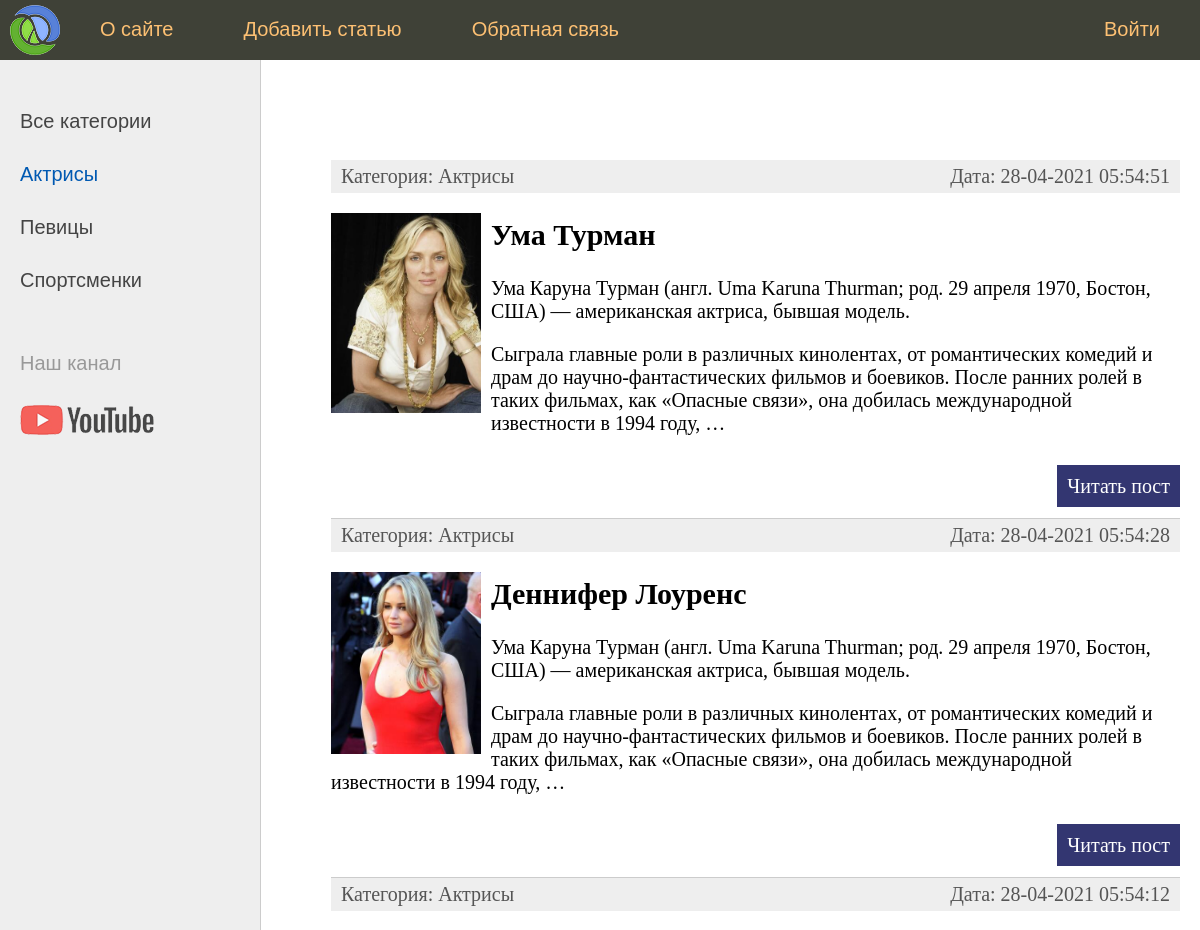
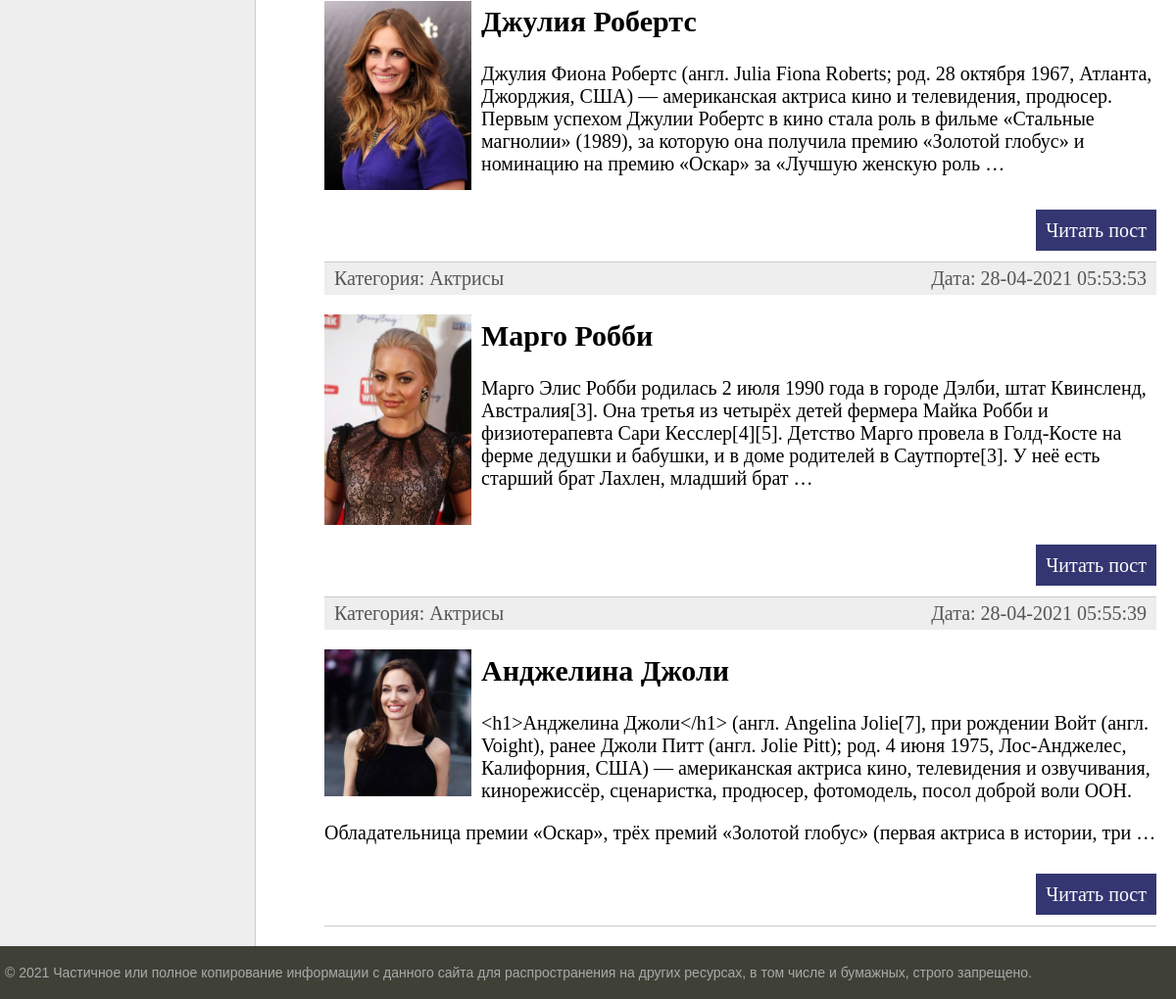
Page /category/1/ on the committed database (2 pictures, top to bottom).
### women/models.py (models this page shows, shortened)
class Category(models.Model):
    name = models.CharField(max_length=100, db_index=True, verbose_name="Категория")
    def __str__(self):
        return self.name
    def get_absolute_url(self):
        return reverse('category', kwargs={'cat_id': self.pk})
    class Meta:
        verbose_name = 'Категория'
        verbose_name_plural = 'Категории'
        ordering = ['id']

class Women(models.Model):
    title = models.CharField(max_length=255, verbose_name="Заголовок")
    content = models.TextField(blank=True, verbose_name="Текст статьи")
    photo = models.ImageField(upload_to="photos/%Y/%m/%d/", verbose_name="Фото")
    time_create = models.DateTimeField(auto_now_add=True, verbose_name="Время создания")
    time_update = models.DateTimeField(auto_now=True, verbose_name="Время изменения")
    is_published = models.BooleanField(default=True, verbose_name="Публикация")
    cat = models.ForeignKey('Category', on_delete=models.PROTECT, null=True, verbose_name="Категории")
    def get_absolute_url(self):
        return reverse('post', kwargs={'post_id': self.pk})
    class Meta:
        verbose_name = 'Известные женщины'
        verbose_name_plural = 'Известные женщины'
        ordering = ['-time_create', 'title']

### women/views.py (the view)
# urls.py: path('category/<int:cat_id>/', show_category, name='category'),
def show_category(request, cat_id):
    posts = Women.objects.filter(cat_id=cat_id)
    if len(posts) == 0:
        raise Http404()
    context = {
        'posts': posts,
        'menu': menu,
        'title': 'Отображение по рубрикам',
        'cat_selected': cat_id,
    }
    return render(request, 'women/index.html', context=context)

### women/templatetags/women_tags.py (called while the page is built)
@register.inclusion_tag('women/list_categories.html')
def show_categories(sort=None, cat_selected=0):
    if not sort:
        cats = Category.objects.all()
    else:
        cats = Category.objects.order_by(sort)
    return {"cats": cats, "cat_selected": cat_selected}

### women/templates/women/index.html (shortened to what this page needs)
{% extends 'women/base.html' %}
{% block content %}
<ul class="list-articles">
	{% for p in posts %}
			<li><div class="article-panel">
	<p class="first">Категория: {{p.cat}}</p>
	<p class="last">Дата: {{p.time_update|date:"d-m-Y H:i:s"}}</p>
</div>
{% if p.photo %}
	<p><img class="img-article-left thumb" src="{{p.photo.url}}"></p>
{% endif %}
				<h2>{{p.title}}</h2>
	{% autoescape on %}
	{{p.content|linebreaks|truncatewords:50}}
	{% endautoescape %}
			<p class="link-read-post"><a href="{{ p.get_absolute_url }}">Читать пост</a></p>
			</li>
	{% endfor %}
</ul>
{% endblock %}

### women/templates/women/list_categories.html
{% for c in cats %}
	{% if c.pk == cat_selected %}
		<li class="selected">{{c.name}}</li>
	{% else %}
		<li><a href="{{ c.get_absolute_url }}">{{c.name}}</a></li>
	{% endif %}
{% endfor %}

### women/static/women/css/styles.css (style rules this page uses)
html, body { font-family: 'Arial'; margin: 0; padding: 0; height: 100%; width: 100%; color: #444; }
a { color: #0059b2; text-decoration: none; }
img { max-width: 600px; height: auto; }
img.img-article-left { max-width: 300px; height: auto; float: left; padding: 0 10px 10px 0; }
img.img-article-left.thumb { max-width: 150px; height: auto; }
p.link-read-post { text-align: right; }
p.link-read-post a { padding: 10px; min-width: 100px; background: #333671; color: #fff; text-decoration: none; }
div.article-panel { background: #eee; padding: 5px 10px 5px 10px; box-sizing border-box; overflow: hidden; color: #555; }
div.article-panel p.first { margin: 0; float: left; }
div.article-panel p.last { margin: 0; float: right; }
ul.list-articles { list-style: none; margin: 0; padding: 0; }
ul.list-articles li { border-bottom: 1px solid #ccc; }
.left-chapters ul li { margin: 30px 0 0 0; color: #999; }
.left-chapters ul li.selected { color: #0059b2; }
.left-chapters ul li a { color: #444; text-decoration: none; }

### rows in the picture
Category: name "Актрисы"
Category: name "Певицы"
Category: name "Спортсменки"
Women: cat "Актрисы", time_update "28-04-2021 05:54:51", photo (picture), title "Ума Турман", content "Ума Каруна Турман (англ. Uma Karuna Thurman; род. 29 апреля 1970, Бостон, США) — американская актриса, бывшая модель. Сыграла главные роли в различных кинолентах, от романтических комедий и драм до научно-фантастических фильмов и боевиков. После ранних ролей в таких фильмах, как «Опасные связи», она добилась международной известности в 1994 году, …"
Women: cat "Актрисы", time_update "28-04-2021 05:54:28", photo (picture), title "Деннифер Лоуренс", content "Ума Каруна Турман (англ. Uma Karuna Thurman; род. 29 апреля 1970, Бостон, США) — американская актриса, бывшая модель. Сыграла главные роли в различных кинолентах, от романтических комедий и драм до научно-фантастических фильмов и боевиков. После ранних ролей в таких фильмах, как «Опасные связи», она добилась международной известности в 1994 году, …"
Women: cat "Актрисы", time_update "28-04-2021 05:54:12", photo (picture), title "Джулия Робертс", content "Джулия Фиона Робертс (англ. Julia Fiona Roberts; род. 28 октября 1967, Атланта, Джорджия, США) — американская актриса кино и телевидения, продюсер. Первым успехом Джулии Робертс в кино стала роль в фильме «Стальные магнолии» (1989), за которую она получила премию «Золотой глобус» и номинацию на премию «Оскар» за «Лучшую женскую роль …"
Women: cat "Актрисы", time_update "28-04-2021 05:53:53", photo (picture), title "Марго Робби", content "Марго Элис Робби родилась 2 июля 1990 года в городе Дэлби, штат Квинсленд, Австралия[3]. Она третья из четырёх детей фермера Майка Робби и физиотерапевта Сари Кесслер[4][5]. Детство Марго провела в Голд-Косте на ферме дедушки и бабушки, и в доме родителей в Саутпорте[3]. У неё есть старший брат Лахлен, младший брат …"
Women: cat "Актрисы", time_update "28-04-2021 05:55:39", photo (picture), title "Анджелина Джоли", content "<h1>Анджелина Джоли</h1> (англ. Angelina Jolie[7], при рождении Войт (англ. Voight), ранее Джоли Питт (англ. Jolie Pitt); род. 4 июня 1975, Лос-Анджелес, Калифорния, США) — американская актриса кино, телевидения и озвучивания, кинорежиссёр, сценаристка, продюсер, фотомодель, посол доброй воли ООН. Обладательница премии «Оскар», трёх премий «Золотой глобус» (первая актриса в истории, три …"

### other values in the picture
{{ m.title }} "О сайте" "Добавить статью" "Обратная связь"
{{ m.title }} "Войти"
